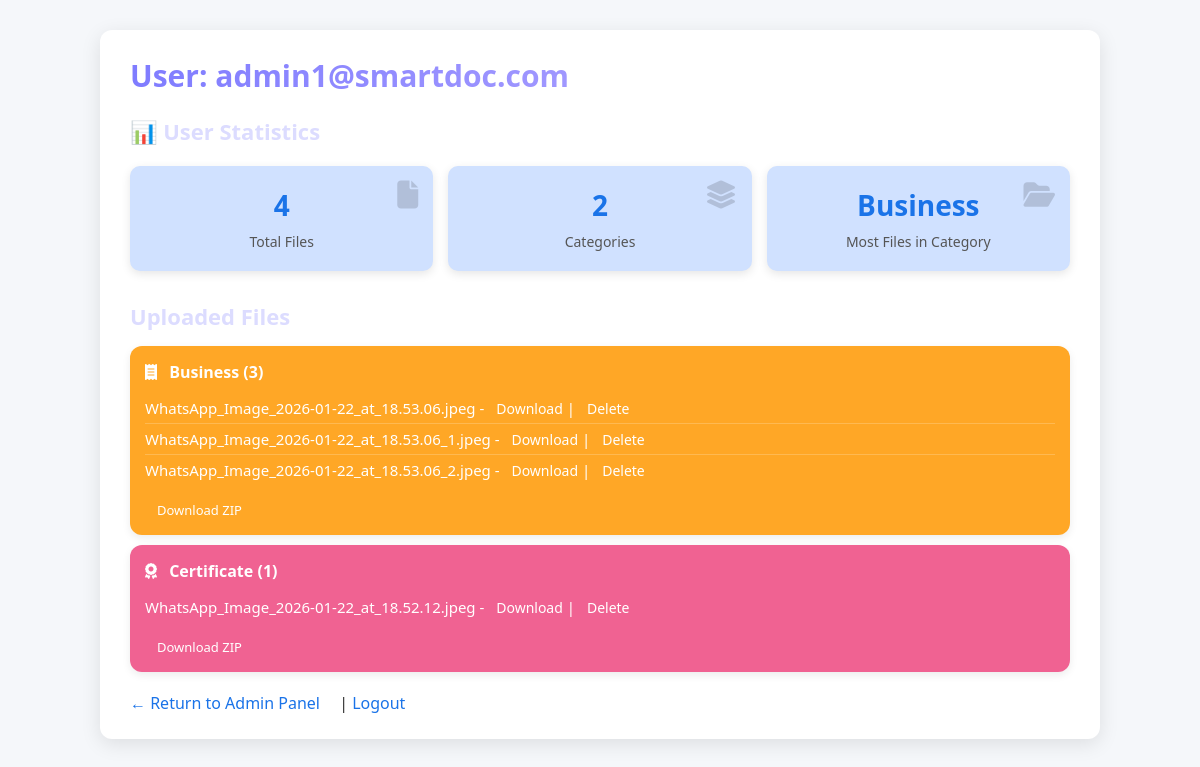
Screenshot of /edit_user/1 (signed in) with the database file from the repository.
### app.py (models this page shows)
class User(db.Model):
    id = db.Column(db.Integer, primary_key=True)
    email = db.Column(db.String(120), unique=True)
    password = db.Column(db.String(50))
    is_admin = db.Column(db.Boolean, default=False)

class Upload(db.Model):
    id = db.Column(db.Integer, primary_key=True)
    user_id = db.Column(db.Integer)
    filename = db.Column(db.String(200))
    category = db.Column(db.String(100))
    date = db.Column(db.String(50))

### app.py (the view, shortened to what this page needs)
@app.route("/edit_user/<int:user_id>", methods=["GET", "POST"])
def edit_user(user_id):
    if "user_id" not in session or not session.get("is_admin"):
        return redirect("/")
    user = User.query.get_or_404(user_id)
    files = Upload.query.filter_by(user_id=user.id).all()
    categories = {}
    for f in files:
        categories.setdefault(f.category, []).append(f)
    total_files = len(files)
    total_categories = len(categories)
    most_files_category = None
    if categories:
        most_files_category = max(categories.items(), key=lambda x: len(x[1]))[0]
    return render_template(
        "edit_user.html",
        user=user,
        categories=categories,
        total_files=total_files,
        total_categories=total_categories,
        most_files_category=most_files_category
    )

### templates/edit_user.html (shortened to what this page needs)
<!DOCTYPE html>
<html>
<head>
    <link rel="stylesheet" href="{{ url_for('static', filename='style.css') }}">
    <link rel="stylesheet" href="https://cdnjs.cloudflare.com/ajax/libs/font-awesome/6.4.0/css/all.min.css">
</head>
<body>
<div class="container">
    <h2>User: {{ user.email }}</h2>
    <h3>📊 User Statistics</h3>
    <div class="stats">
        <div class="stat-card">
            <i class="fas fa-file"></i>
            <h3>{{ total_files }}</h3>
            <p>Total Files</p>
        </div>
        <div class="stat-card">
            <i class="fas fa-layer-group"></i>
            <h3>{{ total_categories }}</h3>
            <p>Categories</p>
        </div>
        <div class="stat-card">
            <i class="fas fa-folder-open"></i>
            <h3>{{ most_files_category or '-' }}</h3>
            <p>Most Files in Category</p>
        </div>
    </div>
    <h3>Uploaded Files</h3>
    {% if categories %}
        {% for cat, files in categories.items() %}
            <div class="folder {{ cat.replace(' ', '') }}">
                <h4>
                    <i class="
                        {% if cat=='Certificate' %}fas fa-award
                        {% elif cat=='Academic' %}fas fa-graduation-cap
                        {% elif cat=='Work' %}fas fa-briefcase
                        {% elif cat=='Business' %}fas fa-receipt
                        {% elif cat=='Personal' %}fas fa-id-card
                        {% elif cat=='Images' %}fas fa-image
                        {% elif cat=='PDFs' %}fas fa-file-pdf
                        {% elif cat=='Word Documents' or cat=='WordDocuments' %}fas fa-file-word
                        {% elif cat=='Excel Files' or cat=='ExcelFiles' %}fas fa-file-excel
                        {% elif cat=='PowerPoint' %}fas fa-file-powerpoint
                        {% elif cat=='Text Files' or cat=='TextFiles' %}fas fa-file-lines
                        {% elif cat=='Audio' %}fas fa-music
                        {% elif cat=='Video' %}fas fa-film
                        {% elif cat=='Archives' %}fas fa-box
                        {% elif cat=='Code Files' or cat=='CodeFiles' %}fas fa-code
                        {% elif cat=='Executables' %}fas fa-cogs
                        {% elif cat=='Fonts' %}fas fa-font
                        {% elif cat=='Database' %}fas fa-database
                        {% elif cat=='Email' %}fas fa-envelope
                        {% elif cat=='eBook' %}fas fa-book
                        {% elif cat=='Design' %}fas fa-pencil-ruler
                        {% elif cat=='Logs' %}fas fa-file-alt
                        {% elif cat=='Shaders' %}fas fa-shapes
                        {% else %}fas fa-folder
                        {% endif %}"></i>
                    {{ cat }} ({{ files|length }})
                </h4>
                <ul>
                    {% for f in files %}
                        <li>{{ f.filename }} -
                            <a href="/download_file/{{ f.id }}">Download</a> |
                            <a href="/delete_file/{{ f.id }}">Delete</a>
                        </li>
                    {% endfor %}
                </ul>
                <a class="download-zip" href="/download_category/{{ user.id }}/{{ cat }}">Download ZIP</a>
            </div>
        {% endfor %}
    {% else %}
        <div class="no-files">
            <i class="fas fa-folder-open"></i>
            No files uploaded yet! <br>📂 Start uploading to see them here.
        </div>
    {% endif %}
    <div class="links">
        <a href="/admin_panel">← Return to Admin Panel</a> |
        <a href="/logout">Logout</a>
    </div>
</div>
</body>
</html>

### static/style.css (style rules this page uses)
* { margin: 0; padding: 0; box-sizing: border-box; font-family: 'Poppins', 'Segoe UI', sans-serif; }
body { background: radial-gradient(circle at top left, #1e1f3c, #0f1021); color: #eaeaff; min-height: 100vh; }
a, button, .folder, .card { transition: all 0.35s ease; }
.container { margin-left: 290px; padding: 40px; }
.folder, .card { background: linear-gradient( 145deg, rgba(255,255,255,0.15), rgba(255,255,255,0.05) ); backdrop-filter: blur(16px); border-radius: 22px; padding: 25px; margin-bottom: 25px; box-shadow: 0 20px 45px rgba(0,0,0,0.6), inset 0 0 1px rgba(255,255,255,0.3); }
h2 { font-size: 30px; margin-bottom: 25px; background: linear-gradient(90deg, #7f7cff, #c6b7ff); -webkit-background-clip: text; -webkit-text-fill-color: transparent; }
h3 { font-size: 22px; margin-bottom: 15px; color: #dcdcff; }
.folder ul { list-style: none; margin-top: 10px; }
.folder ul li { padding: 8px 0; border-bottom: 1px solid rgba(255,255,255,0.15); font-size: 15px; }
.folder ul li:last-child { border-bottom: none; }
.folder ul li a { margin-left: 8px; color: #9aa0ff; font-weight: 500; }
a { color: #9aa0ff; text-decoration: none; }

### templates/edit_user.html (style rules this page uses)
body { font-family: Arial, sans-serif; background: #f5f7fa; color: #333; }
.container { width: 90%; max-width: 1000px; margin: 30px auto; background: #fff; padding: 25px 30px; border-radius: 12px; box-shadow: 0 5px 20px rgba(0,0,0,0.1); }
h2 { margin-bottom: 20px; color: #1a73e8; }
.stats { display: flex; gap: 15px; margin: 20px 0 30px 0; }
.stat-card { flex: 1; background: #d0e1ff; border-radius: 10px; padding: 20px; text-align: center; box-shadow: 0 3px 10px rgba(0,0,0,0.1); transition: 0.3s; position: relative; }
.stat-card i { font-size: 28px; position: absolute; top: 15px; right: 15px; color: rgba(0,0,0,0.15); }
.stat-card h3 { font-size: 28px; margin-bottom: 8px; color: #1a73e8; }
.stat-card p { font-size: 14px; color: #555; }
.folder { padding:15px 15px 10px 15px; margin:10px 0; border-radius:12px; box-shadow: 0 3px 8px rgba(0,0,0,0.08); color: #fff; position: relative; }
.folder h4 { margin-bottom: 8px; }
.folder h4 i { margin-right: 8px; }
.folder ul { list-style-type: none; padding-left: 0; }
.folder ul li { padding: 5px 0; border-bottom: 1px solid rgba(255,255,255,0.2); }
.folder ul li a { margin-left: 8px; color: #fff; font-size: 14px; }
.folder a.download-zip { display: inline-block; margin-top: 10px; color: white; padding: 6px 12px; border-radius: 6px; text-decoration: none; font-size: 13px; transition: 0.2s; }
.Certificate { background: #f06292; }
.Business { background: #ffa726; }
.links { margin-top: 20px; }
.links a { margin-right: 15px; text-decoration: none; color: #1a73e8; }

### rows the page displays
User: email "admin1@smartdoc.com"
Upload: category "Business", files "3", filename "WhatsApp_Image_2026-01-22_at_18.53.06.jpeg"
Upload: filename "WhatsApp_Image_2026-01-22_at_18.53.06_1.jpeg"
Upload: filename "WhatsApp_Image_2026-01-22_at_18.53.06_2.jpeg"
Upload: category "Certificate", files "1", filename "WhatsApp_Image_2026-01-22_at_18.52.12.jpeg"

### other values shown
{{ total_files }} "4"
{{ total_categories }} "2"
